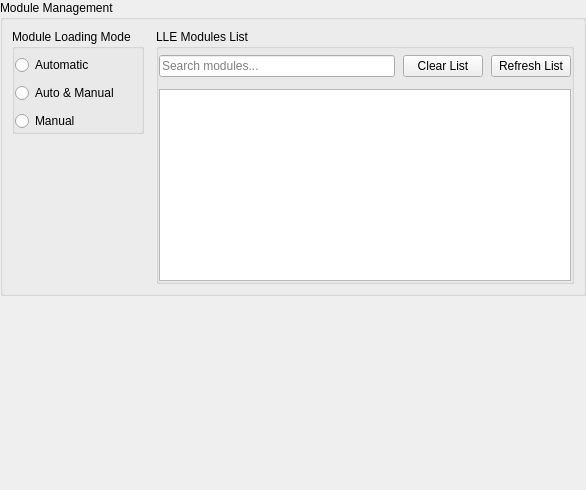
           <widget class="QWidget" name="core_scroll_contents">
            <property name="geometry">
             <rect>
              <x>0</x>
              <y>0</y>
              <width>586</width>
              <height>490</height>
             </rect>
            </property>
            <layout class="QVBoxLayout" name="core_tab_content_layout">
             <property name="spacing">
              <number>9</number>
             </property>
             <property name="leftMargin">
              <number>0</number>
             </property>
             <property name="topMargin">
              <number>0</number>
             </property>
             <property name="rightMargin">
              <number>0</number>
             </property>
             <property name="bottomMargin">
              <number>0</number>
             </property>
             <item>
              <widget class="QGroupBox" name="gb_core_modules_section">
               <property name="title">
                <string>Module Management</string>
               </property>
               <layout class="QHBoxLayout" name="gb_core_modules_section_layout">
                <property name="spacing">
                 <number>12</number>
                </property>
                <item alignment="Qt::AlignmentFlag::AlignTop">
                 <widget class="QGroupBox" name="gb_modules_mode">
                  <property name="title">
                   <string>Module Loading Mode</string>
                  </property>
                  <property name="flat">
                   <bool>true</bool>
                  </property>
                  <layout class="QVBoxLayout" name="gb_modules_mode_layout">
                   <property name="spacing">
                    <number>8</number>
                   </property>
                   <property name="leftMargin">
                    <number>0</number>
                   </property>
                   <property name="topMargin">
                    <number>6</number>
                   </property>
                   <property name="rightMargin">
                    <number>0</number>
                   </property>
                   <property name="bottomMargin">
                    <number>0</number>
                   </property>
                   <item>
                    <widget class="QRadioButton" name="rb_modules_automatic">
                     <property name="text">
                      <string>Automatic</string>
                     </property>
                    </widget>
                   </item>
                   <item>
                    <widget class="QRadioButton" name="rb_modules_auto_manual">
                     <property name="text">
                      <string>Auto &amp;&amp; Manual</string>
                     </property>
                    </widget>
                   </item>
                   <item>
                    <widget class="QRadioButton" name="rb_modules_manual">
                     <property name="text">
                      <string>Manual</string>
                     </property>
                    </widget>
                   </item>
                  </layout>
                 </widget>
                </item>
                <item alignment="Qt::AlignmentFlag::AlignTop">
                 <widget class="QGroupBox" name="gb_modules_list">
                  <property name="title">
                   <string>LLE Modules List</string>
                  </property>
                  <property name="flat">
                   <bool>true</bool>
                  </property>
                  <layout class="QVBoxLayout" name="gb_modules_list_layout">
                   <property name="spacing">
                    <number>12</number>
                   </property>
                   <property name="leftMargin">
                    <number>0</number>
                   </property>
                   <property name="topMargin">
                    <number>6</number>
                   </property>
                   <property name="rightMargin">
                    <number>0</number>
                   </property>
                   <property name="bottomMargin">
                    <number>0</number>
                   </property>
                   <item>
                    <layout class="QHBoxLayout" name="modules_search_layout">
                     <property name="spacing">
                      <number>8</number>
                     </property>
                     <item>
                      <widget class="QLineEdit" name="modules_search_bar">
                       <property name="placeholderText">
                        <string>Search modules...</string>
                       </property>
                      </widget>
                     </item>
                     <item>
                      <widget class="QPushButton" name="clear_modules_list">
                       <property name="text">
                        <string>Clear List</string>
                       </property>
                      </widget>
                     </item>
                     <item>
                      <widget class="QPushButton" name="refresh_modules_list">
                       <property name="text">
                        <string>Refresh List</string>
                       </property>
                      </widget>
                     </item>
                    </layout>
                   </item>
                   <item>
                    <widget class="QListWidget" name="modules_list"/>
                   </item>
                  </layout>
                 </widget>
                </item>
               </layout>
              </widget>
             </item>
             <item>
              <spacer name="core_tab_content_spacer">
               <property name="orientation">
                <enum>Qt::Orientation::Vertical</enum>
               </property>
               <property name="sizeHint" stdset="0">
                <size>
                 <width>20</width>
                 <height>40</height>
                </size>
               </property>
              </spacer>
             </item>
            </layout>
           </widget>
